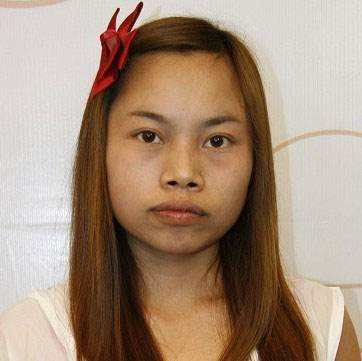
#> input picture samples/image/fengjie.jpg, 362 x 361 px
$ python -i prepare_data.py   (imports and definitions only)   (older library calls are emulated)
#> lines starting #> are read from the running program, lines starting #| are printed output that depends on the picture
#> further down, picture is the input picture: shape (361, 362, 3); mean B, G, R 123.1, 142.7, 166.6
import cv2
import os, sys
import pickle
import numpy as np
import numpy
from os import path
from keras.preprocessing.image import ImageDataGenerator, array_to_img, img_to_array, load_img
import random
from PIL import Image
from PIL import ImageEnhance
import scipy.misc

parent_path = os.path.dirname(os.getcwd())
parent_path = os.path.dirname(parent_path)
data_path = parent_path + "/dataset/SCUT-FBP5500/Images/"
rating_path = parent_path + "/dataset/SCUT-FBP5500/All_Ratings/"
model_path = parent_path + "/common/haarcascade_frontalface_alt.xml"
face_cascade = cv2.CascadeClassifier(model_path)

# [8 lines of commented-out code are left out]
# [11 lines that did not run here, left out]

def detectFace(detector,image_path, image_name):
    imgAbsPath = image_path + image_name
    img = cv2.imread(imgAbsPath)
    if img.ndim == 3:
        gray = cv2.cvtColor(img, cv2.COLOR_BGR2GRAY)
    else:
        gray = img
    w = img.shape[1]
    faces = detector.detectMultiScale(gray, 1.1,5,0,(w//2,w//2))

    resized_im = 0

    if len(faces) == 1:
        face = faces[0]
        croped_im = img[face[1]:face[1]+face[3],face[0]:face[0]+face[2],:]
        resized_im = cv2.resize(croped_im, (224,224))

        if resized_im.shape[0] != 224 or resized_im.shape[1] != 224:
            print("invalid shape")

        # cv2.imwrite(image_name, resized_im)
    else:
        print(image_name+" error " + str(len(faces)))
    return resized_im


def randomUpdate(img):

    img = scipy.misc.toimage(img)

    # 旋转
    rotate = random.random() * 30 - 30
    image_rotated = img.rotate(rotate)
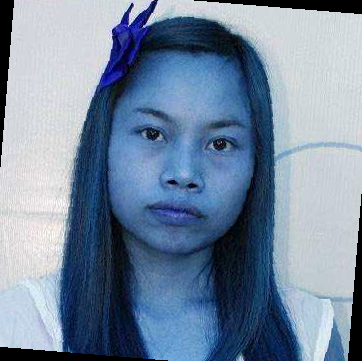
#> image_rotated: PIL image 362x361 RGB; mean R, G, B 116.7, 135.8, 159.2

    # 亮度
    enh_bri = ImageEnhance.Brightness(image_rotated)
    bright = random.random() * 0.8 + 0.6
    image_brightened = enh_bri.enhance(bright)
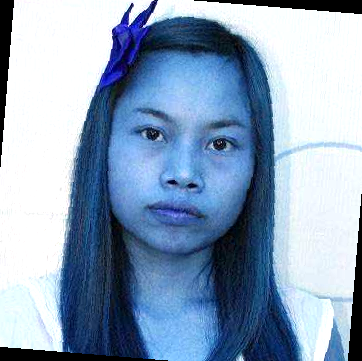
#> image_brightened: PIL image 362x361 RGB; mean R, G, B 138.9, 161.1, 187.1
    # image_brightened.show()

    # 对比度
    enh_con = ImageEnhance.Contrast(image_brightened)
    contrast = random.random() * 0.6 + 0.7
    image_contrasted = enh_con.enhance(contrast)
    # image_contrasted.show()

    # 色度
    enh_col = ImageEnhance.Color(image_contrasted)
    color = random.random() * 0.6 + 0.7
    image_colored = enh_col.enhance(color)

    enhance_im = np.asarray(image_colored)

    return enhance_im

lable_distribution = []

rating_files = ['female_white_images.csv',
                'female_yellow_images.csv',
                'male_white_images.csv',
                'male_yellow_images.csv',
                'remainder_images.csv']

pre_vote_image_name = ''
pre_vote_image_score1_cnt = 0
pre_vote_image_score2_cnt = 0
pre_vote_image_score3_cnt = 0
pre_vote_image_score4_cnt = 0
pre_vote_image_score5_cnt = 0

# [70 lines not run here, left out]


data_split_index = int(lable_distribution.__len__() - lable_distribution.__len__()*0.1)

# [1 line not run here, left out]
test_lable_distribution = lable_distribution[data_split_index:]
train_lable_distribution = lable_distribution[:data_split_index]


train_data_len = train_lable_distribution.__len__()
# [34 lines not run here, left out]

>>> import cv2
>>> picture = cv2.imread('../../samples/image/fengjie.jpg')
>>> result = randomUpdate(picture)

$ run again, on samples/image/test1.jpg
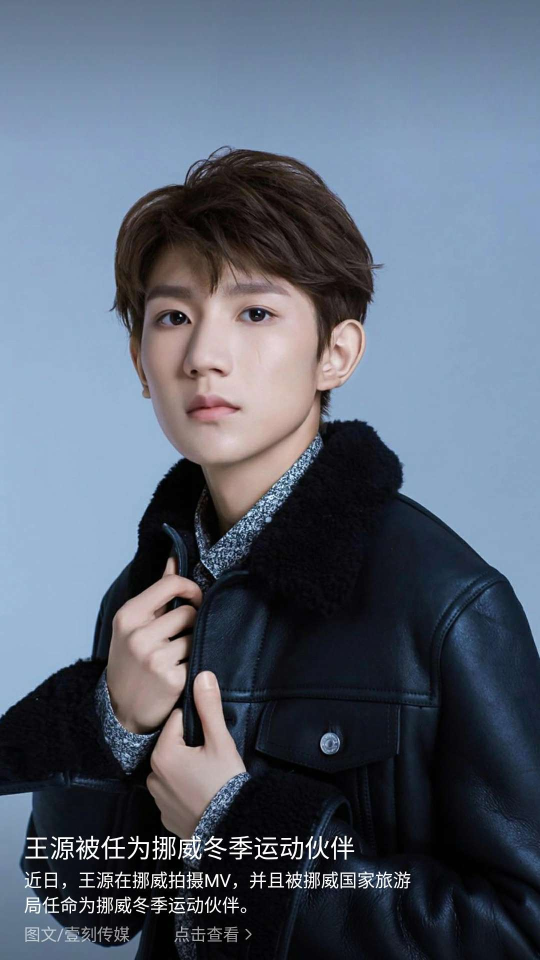
#> input picture samples/image/test1.jpg, 1080 x 1920 px (shown at 1/2 size)
#> picture is the input picture: shape (1920, 1080, 3); mean B, G, R 115.1, 99.7, 89.9
#> in randomUpdate, `image_rotated = img.rotate(rotate)`:
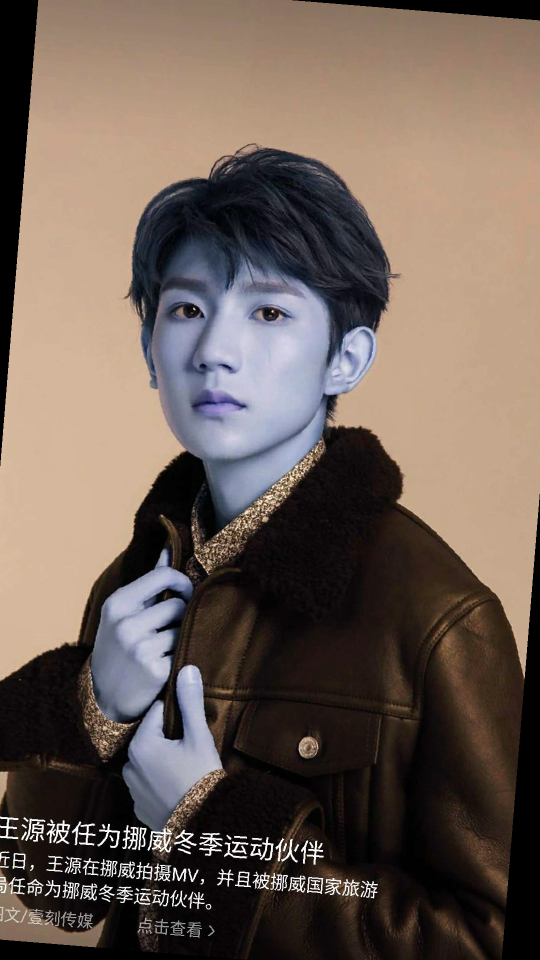
#> image_rotated: PIL image 1080x1920 RGB (shown at 1/2 size); mean R, G, B 108.8, 94.5, 85.5
#> in randomUpdate, `image_brightened = enh_bri.enhance(bright)`:
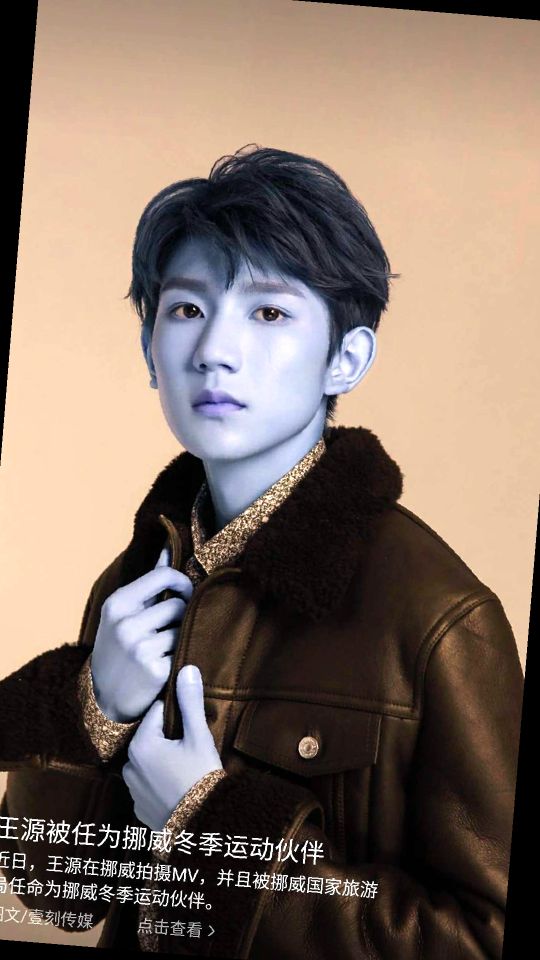
#> image_brightened: PIL image 1080x1920 RGB (shown at 1/2 size); mean R, G, B 130.4, 113.1, 102.2

$ run again, on samples/image/test10.jpg
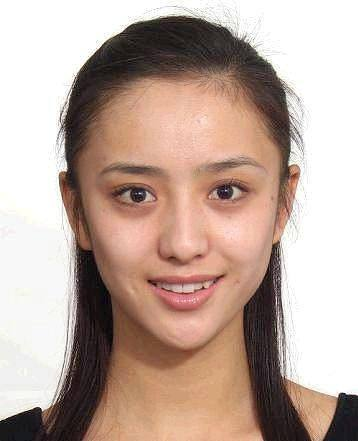
#> input picture samples/image/test10.jpg, 358 x 441 px
#> picture is the input picture: shape (441, 358, 3); mean B, G, R 157.1, 167.8, 189.7
#> in randomUpdate, `image_rotated = img.rotate(rotate)`:
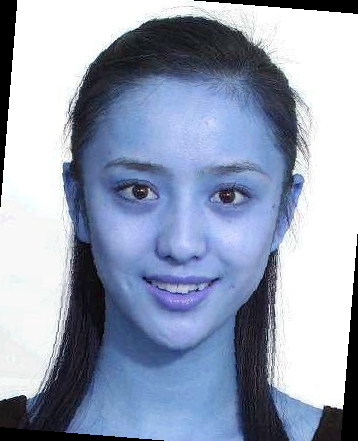
#> image_rotated: PIL image 358x441 RGB; mean R, G, B 149.4, 160, 181.8
#> in randomUpdate, `image_brightened = enh_bri.enhance(bright)`:
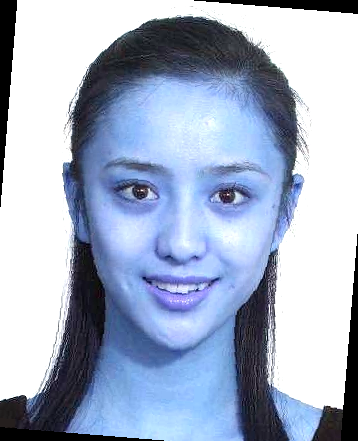
#> image_brightened: PIL image 358x441 RGB; mean R, G, B 162.7, 175.1, 198.1

$ run again, on samples/image/test2.jpg
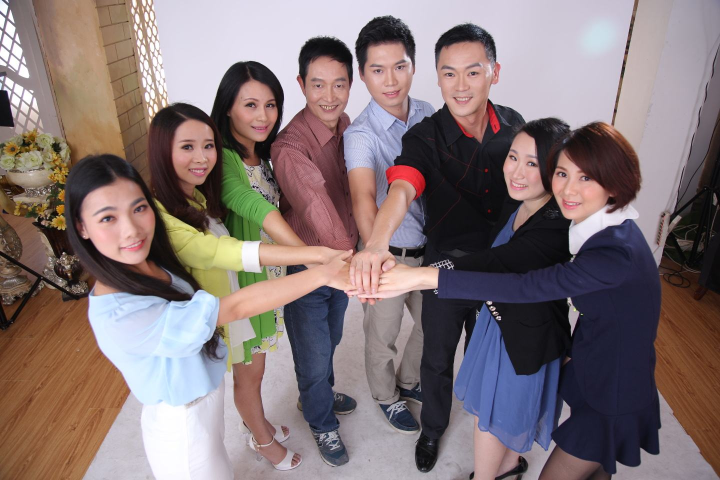
#> input picture samples/image/test2.jpg, 1440 x 960 px (shown at 1/2 size)
#> picture is the input picture: shape (960, 1440, 3); mean B, G, R 117.2, 116.2, 131.4
#> in randomUpdate, `image_rotated = img.rotate(rotate)`:
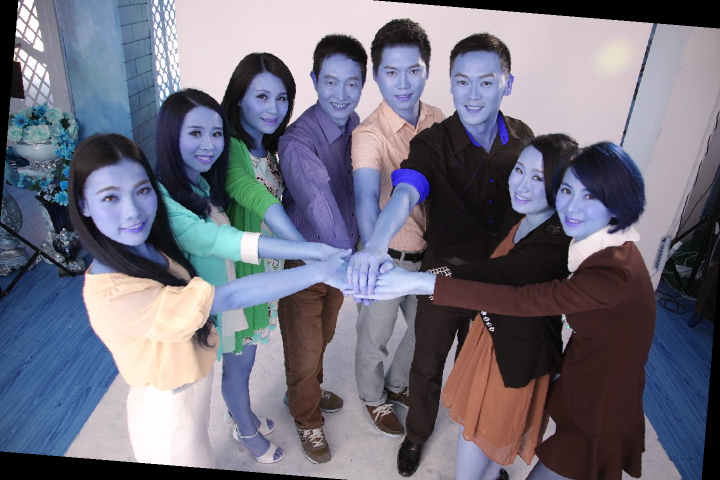
#> image_rotated: PIL image 1440x960 RGB (shown at 1/2 size); mean R, G, B 112.3, 111.2, 125.7
#> in randomUpdate, `image_brightened = enh_bri.enhance(bright)`:
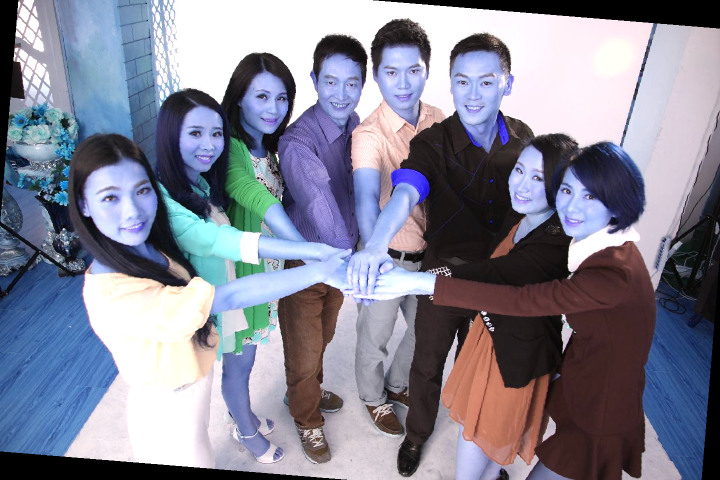
#> image_brightened: PIL image 1440x960 RGB (shown at 1/2 size); mean R, G, B 130.7, 131.5, 148.4
